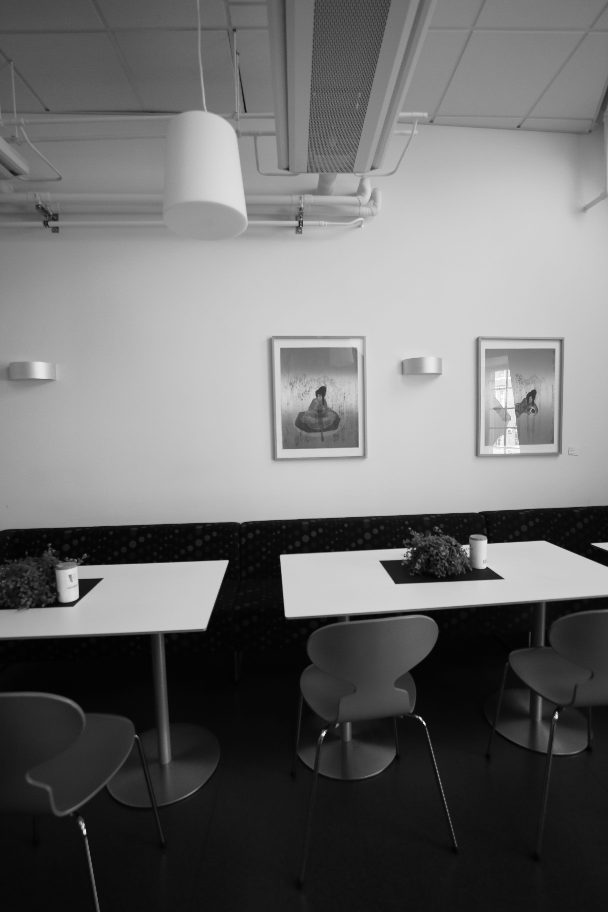
#> input picture input1.png, 608 x 912 px
$ python main.py output_cylindrical_lpb.png input1.png input2.png input3.png out.png
#> lines starting #> are read from the running program, lines starting #| are printed output that depends on the picture; after the words box and inside, x2 and y2 are one past the last pixel; in counts of white or black regions, pixels touching at a corner belong together
# Instructions:
# Do not change the output file names, use the helper functions as you see fit

import os
import sys
import cv2
import numpy as np
import matplotlib.pyplot as plt
import math


# [13 lines left out: function help_message, not called in this run]

'''
Detect, extract and match features between img1 and img2.
Using SIFT as the detector/extractor, but this is inconsequential to the user.

Returns: (pts1, pts2), where ptsN are points on image N.
    The lists are "aligned", i.e. point i in pts1 matches with point i in pts2.

Usage example:
    im1 = cv2.imread("image1.jpg", 0)
    im2 = cv2.imread("image2.jpg", 0)
    (pts1, pts2) = feature_matching(im1, im2)

    plt.subplot(121)
    plt.imshow(im1)
    plt.scatter(pts1[:,:,0],pts1[:,:,1], 0.5, c='r', marker='x')
    plt.subplot(122)
    plt.imshow(im2)
    plt.scatter(pts1[:,:,0],pts1[:,:,1], 0.5, c='r', marker='x')
'''
def feature_matching(img1, img2, savefig=False):
    # Initiate SIFT detector
    sift = cv2.xfeatures2d.SIFT_create()
    # find the keypoints and descriptors with SIFT
    kp1, des1 = sift.detectAndCompute(img1,None)
    kp2, des2 = sift.detectAndCompute(img2,None)
    # FLANN parameters
    FLANN_INDEX_KDTREE = 1
    index_params = dict(algorithm = FLANN_INDEX_KDTREE, trees = 5)
    search_params = dict(checks=50)   # or pass empty dictionary
    flann = cv2.FlannBasedMatcher(index_params,search_params)
    matches2to1 = flann.knnMatch(des2,des1,k=2)

    matchesMask_ratio = [[0,0] for i in range(len(matches2to1))]
    match_dict = {}
    for i,(m,n) in enumerate(matches2to1):
        if m.distance < 0.7*n.distance:
            matchesMask_ratio[i]=[1,0]
            match_dict[m.trainIdx] = m.queryIdx

    good = []
    recip_matches = flann.knnMatch(des1,des2,k=2)
    matchesMask_ratio_recip = [[0,0] for i in range(len(recip_matches))]

    for i,(m,n) in enumerate(recip_matches):
        if m.distance < 0.7*n.distance: # ratio
            if m.queryIdx in match_dict and match_dict[m.queryIdx] == m.trainIdx: #reciprocal
                good.append(m)
                matchesMask_ratio_recip[i]=[1,0]


    if savefig:
        draw_params = dict(matchColor = (0,255,0),
                           singlePointColor = (255,0,0),
                           matchesMask = matchesMask_ratio_recip,
                           flags = 0)
        img3 = cv2.drawMatchesKnn(img1,kp1,img2,kp2,recip_matches,None,**draw_params)

        plt.figure(),plt.xticks([]),plt.yticks([])
        plt.imshow(img3,)
        plt.savefig("feature_matching.png",bbox_inches='tight')

    return ([ kp1[m.queryIdx].pt for m in good ],[ kp2[m.trainIdx].pt for m in good ])

'''
Warp an image from cartesian coordinates (x, y) into cylindrical coordinates (theta, h)
Returns: (image, mask)
Mask is [0,255], and has 255s wherever the cylindrical images has a valid value.
Masks are useful for stitching

Usage example:

    im = cv2.imread("myimage.jpg",0) #grayscale
    h,w = im.shape
    f = 700
    K = np.array([[f, 0, w/2], [0, f, h/2], [0, 0, 1]]) # mock calibration matrix
    imcyl = cylindricalWarpImage(im, K)
'''
def cylindricalWarpImage(img1, K, savefig=False):
    f = K[0,0]

    im_h,im_w = img1.shape

    # go inverse from cylindrical coord to the image
    # (this way there are no gaps)
    cyl = np.zeros_like(img1)
    cyl_mask = np.zeros_like(img1)
    cyl_h,cyl_w = cyl.shape
    x_c = float(cyl_w) / 2.0
    y_c = float(cyl_h) / 2.0
    for x_cyl in np.arange(0,cyl_w):
        for y_cyl in np.arange(0,cyl_h):
            theta = (x_cyl - x_c) / f
            h     = (y_cyl - y_c) / f

            X = np.array([math.sin(theta), h, math.cos(theta)])
            X = np.dot(K,X)
            x_im = X[0] / X[2]
            if x_im < 0 or x_im >= im_w:
                continue

            y_im = X[1] / X[2]
            if y_im < 0 or y_im >= im_h:
                continue

            cyl[int(y_cyl),int(x_cyl)] = img1[int(y_im),int(x_im)]
            cyl_mask[int(y_cyl),int(x_cyl)] = 255


    if savefig:
        plt.imshow(cyl, cmap='gray')
        plt.savefig("cyl.png",bbox_inches='tight')

    return (cyl,cyl_mask)

'''
Calculate the geometric transform (only affine or homography) between two images,
based on feature matching and alignment with a robust estimator (RANSAC).

Returns: (M, pts1, pts2, mask)
Where: M    is the 3x3 transform matrix
       pts1 are the matched feature points in image 1
       pts2 are the matched feature points in image 2
       mask is a binary mask over the lists of points that selects the transformation inliers

Usage example:
    im1 = cv2.imread("image1.jpg", 0)
    im2 = cv2.imread("image2.jpg", 0)
    (M, pts1, pts2, mask) = getTransform(im1, im2)

    # for example: transform im1 to im2's plane
    # first, make some room around im2
    im2 = cv2.copyMakeBorder(im2,200,200,500,500, cv2.BORDER_CONSTANT)
    # then transform im1 with the 3x3 transformation matrix
    out = cv2.warpPerspective(im1, M, (im1.shape[1],im2.shape[0]), dst=im2.copy(), borderMode=cv2.BORDER_TRANSPARENT)

    plt.imshow(out, cmap='gray')
    plt.show()
'''
def getTransform(src, dst, method='affine'):
    pts1,pts2 = feature_matching(src,dst)

    src_pts = np.float32(pts1).reshape(-1,1,2)
    dst_pts = np.float32(pts2).reshape(-1,1,2)

    if method == 'affine':
        M, mask = cv2.estimateAffine2D(src_pts, dst_pts, cv2.RANSAC, ransacReprojThreshold=5.0)

    if method == 'homography':
        M, mask = cv2.findHomography(src_pts, dst_pts, cv2.RANSAC, 5.0)

    matchesMask = mask.ravel().tolist()

    return (M, pts1, pts2, mask)

# ===================================================
# ================ Perspective Warping ==============
# ===================================================
# [48 lines left out: functions Perspective_warping, Laplacian_perspective_warping, not called in this run]

def Laplacian_blending(img1, img2):

    levels = 3
    # generating Gaussian pyramids for both images
    gpImg1 = [img1.astype('float32')]
    gpImg2 = [img2.astype('float32')]
    for i in range(levels):
        img1 = cv2.pyrDown(img1)   # Downsampling using Gaussian filter
        gpImg1.append(img1.astype('float32'))
        img2 = cv2.pyrDown(img2)
        gpImg2.append(img2.astype('float32'))

    # Generating Laplacin pyramids for both images
    lpImg1 = [gpImg1[levels]]
    lpImg2 = [gpImg2[levels]]

    for i in range(levels,0,-1):
        # Upsampling and subtracting from upper level Gaussian pyramid image to get Laplacin pyramid image
        tmp = cv2.pyrUp(gpImg1[i]).astype('float32')
        tmp = cv2.resize(tmp, (gpImg1[i-1].shape[1],gpImg1[i-1].shape[0]))
        lpImg1.append(np.subtract(gpImg1[i-1],tmp))

        tmp = cv2.pyrUp(gpImg2[i]).astype('float32')
        tmp = cv2.resize(tmp, (gpImg2[i-1].shape[1],gpImg2[i-1].shape[0]))
        lpImg2.append(np.subtract(gpImg2[i-1],tmp))

    laplacianList = []
    for lImg1,lImg2 in zip(lpImg1,lpImg2):
        rows,cols = lImg1.shape
        # Merging first and second half of first and second images respectively at each level in pyramid
        mask1 = np.zeros(lImg1.shape)
        mask2 = np.zeros(lImg2.shape)
        mask1[:, 0:int(cols/ 2)] = 1
        mask2[:, int(cols / 2):] = 1

        tmp1 = np.multiply(lImg1, mask1.astype('float32'))
        tmp2 = np.multiply(lImg2, mask2.astype('float32'))
        tmp = np.add(tmp1, tmp2)

        laplacianList.append(tmp)

    img_out = laplacianList[0]
    for i in range(1,levels+1):
        img_out = cv2.pyrUp(img_out)   # Upsampling the image and merging with higher resolution level image
        img_out = cv2.resize(img_out, (laplacianList[i].shape[1],laplacianList[i].shape[0]))
        img_out = np.add(img_out, laplacianList[i])

    np.clip(img_out, 0, 255, out=img_out)
    return img_out.astype('uint8')

# ===================================================
# =============== Cynlindrical Warping ==============
# ===================================================

# Stich two images using a mask. Copy warpedImage in baseImage only if value in mask is 255.
def Stitch_images(baseImage, warpedImage, warpedImageMask):
    rows,cols = baseImage.shape
    for r in range(0,rows):
        for c in range(0,cols):
            if warpedImageMask[r][c] == 255:
                baseImage[r][c] = warpedImage[r][c]
    return baseImage

# [39 lines left out: function Cylindrical_warping, not called in this run]

def Laplacian_cylindrical_warping(img1, img2, img3):

    # Write your codes here
    h,w = img1.shape
    f = 425
    K = np.array([[f, 0, w/2], [0, f, h/2], [0, 0, 1]]) # mock calibration matrix
    (img1cyl, mask1) = cylindricalWarpImage(img1, K)  #Returns: (image, mask)
    (img2cyl, mask2) = cylindricalWarpImage(img2, K)
    (img3cyl, mask3) = cylindricalWarpImage(img3, K)

    # Add padding to allow space around the center image to paste other images.
    img1cyl = cv2.copyMakeBorder(img1cyl,50,50,300,300, cv2.BORDER_CONSTANT)

    # Calculate Affine transformation to transform image2 in plane of image1.
    (M21, pts2, pts1, mask4) = getTransform(img2cyl, img1cyl, 'affine')

    # Transform image2 and mask2 in plane of image1.
    transformedImage2 = cv2.warpAffine(img2cyl, M21, (img1cyl.shape[1],img1cyl.shape[0]))

    transformedMask2 = cv2.warpAffine(mask2, M21, (img1cyl.shape[1],img1cyl.shape[0]))

    # Stich image1 and image2 using mask.
    transformedImage21 = Stitch_images(img1cyl, transformedImage2, transformedMask2)

    # Transformation image3 in plane of image1.
    (M31, pts2, pts1, mask5) = getTransform(img3cyl, img1cyl, 'affine')

    transformedImage3 = cv2.warpAffine(img3cyl, M31, (img1cyl.shape[1],img1cyl.shape[0]))
    transformedMask3 = cv2.warpAffine(mask3, M31, (img1cyl.shape[1],img1cyl.shape[0]))
    transformedImage31 = Stitch_images(transformedImage21, transformedImage3, transformedMask3)

    # Combine both transformed images using Laplacian.
    output_image = Laplacian_blending(transformedImage31, transformedImage21)

    output_name = "output_cylindrical_lpb.png"
    cv2.imwrite(output_name, output_image)

    return True


if __name__ == '__main__':
    input_image1 = cv2.imread('input1.png', 0)
#> input_image1 is the input picture: shape (912, 608); min 0, max 255, mean 109.7
    input_image2 = cv2.imread('input2.png', 0)
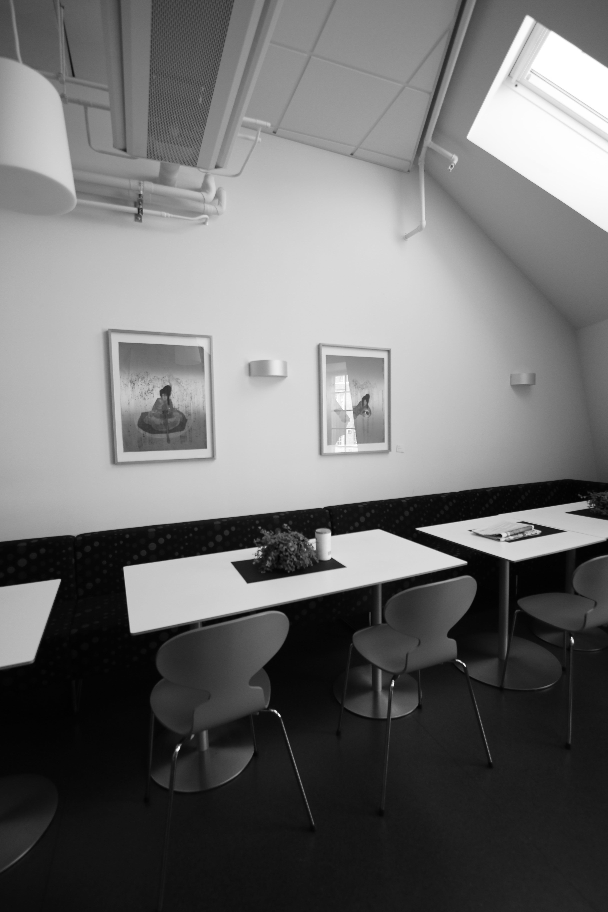
#> input picture input2.png, 608 x 912 px
#> input_image2 is the input picture: shape (912, 608); min 1, max 255, mean 111.1
    input_image3 = cv2.imread('input3.png', 0)
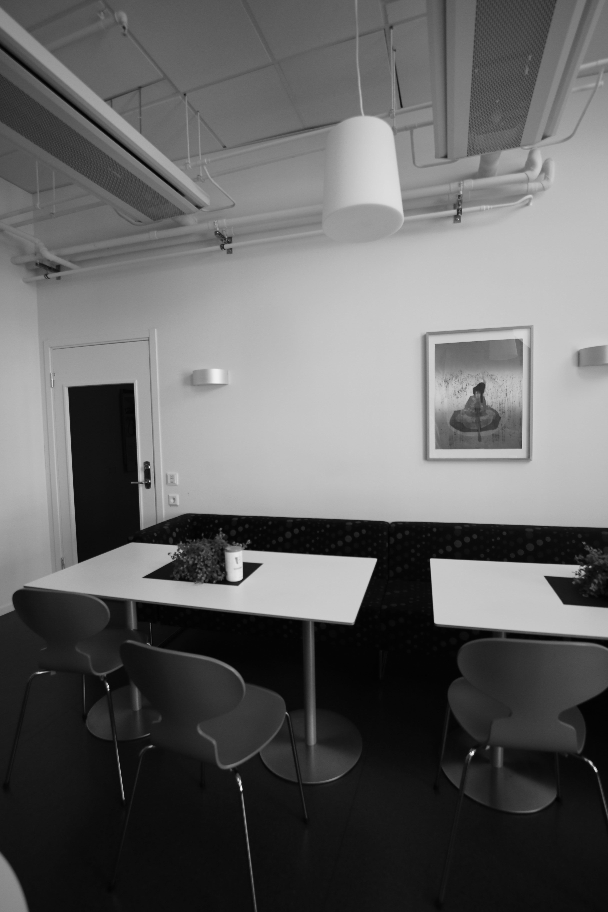
#> input picture input3.png, 608 x 912 px
#> input_image3 is the input picture: shape (912, 608); min 1, max 252, mean 100.1
    Laplacian_cylindrical_warping(input_image1, input_image2,input_image3)
#> after the loop in cylindricalWarpImage, `for x_cyl in np.arange(0,cyl_w):`:
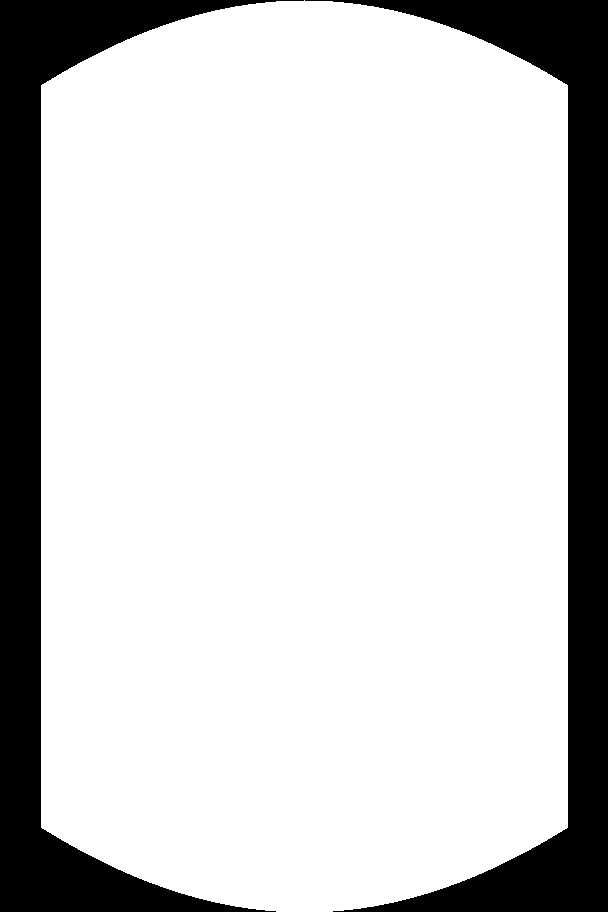
#> cyl_mask: shape (912, 608); 81.2% white; 2 black regions, box (x1, y1, x2, y2) and area: (0, 0, 304, 912) 52511, (305, 0, 608, 912) 51599
#> in feature_matching, `kp1, des1 = sift.detectAndCompute(img1,None)`: kp1 = 708 keypoints; strongest (x, y, size): (182, 737, 2.9), (392, 680, 2.1), (276, 711, 1.9), (58, 588, 32.1)
#> in feature_matching, `kp2, des2 = sift.detectAndCompute(img2,None)`: kp2 = 736 keypoints; strongest (x, y, size): (865, 580, 4.2), (623, 784, 2.8), (621, 390, 339.3), (832, 731, 1.9)
#> in feature_matching, `matches2to1 = flann.knnMatch(des2,des1,k=2)`: matches2to1 = 736 matches
#> in feature_matching, `matchesMask_ratio = [[0,0] for i in range(len(matches2to1))]`: matchesMask_ratio = 736 pairs, first value 0 to 0, second value 0 to 0
#> after the loop in feature_matching, `for i,(m,n) in enumerate(matches2to1):`: match_dict = 230 items; matchesMask_ratio = 736 pairs, first value 0 to 1, second value 0 to 0
#> in feature_matching, `recip_matches = flann.knnMatch(des1,des2,k=2)`: recip_matches = 708 matches
#> in feature_matching, `matchesMask_ratio_recip = [[0,0] for i in range(len(recip_matches))]`: matchesMask_ratio_recip = 708 pairs, first value 0 to 0, second value 0 to 0
#> after the loop in feature_matching, `for i,(m,n) in enumerate(recip_matches):`: good = 201 matches; matchesMask_ratio_recip = 708 pairs, first value 0 to 1, second value 0 to 0
#> in getTransform, `pts1,pts2 = feature_matching(src,dst)`: pts1 = 201 pairs, first value 42.68 to 566.5, second value 41.61 to 761.9; pts2 = 201 pairs, first value 343.3 to 866.5, second value 60.95 to 807.8
#> in getTransform, `src_pts = np.float32(pts1).reshape(-1,1,2)`: src_pts = 201 rows, first 8: [42.68, 524], [58.44, 561.9], [73.3, 131.9], [78.18, 129.8], [81.93, 564.5], [81.93, 564.5], [84.99, 144], [94.28, 202.2]
#> in getTransform, `dst_pts = np.float32(pts2).reshape(-1,1,2)`: dst_pts = 201 rows, first 8: [343.3, 563.7], [861.1, 593], [527.3, 174.2], [531.6, 172.4], [525.6, 612.2], [525.6, 612.2], [537.9, 186.2], [547.8, 245.8]
#> in getTransform, `M, mask = cv2.estimateAffine2D(src_pts, dst_pts, cv2.RANSAC, ransacRep..`: M = [[0.99, -0.0214, 460], [0.0244, 0.997, 44.72]]; mask = 201 values, max 1 at index 4, min 0 at index 0, mean 0.9
#> in getTransform, `matchesMask = mask.ravel().tolist()`: matchesMask has the same summary as mask
#> in Laplacian_cylindrical_warping, `(M21, pts2, pts1, mask4) = getTransform(img2cyl, img1cyl, 'affine')`: M21 = [[0.99, -0.0214, 460], [0.0244, 0.997, 44.72]]; pts2 has the same summary as pts1 in getTransform; pts1 has the same summary as pts2 in getTransform; mask4 has the same summary as mask in getTransform
#> after the loop in Stitch_images, `for r in range(0,rows):`:
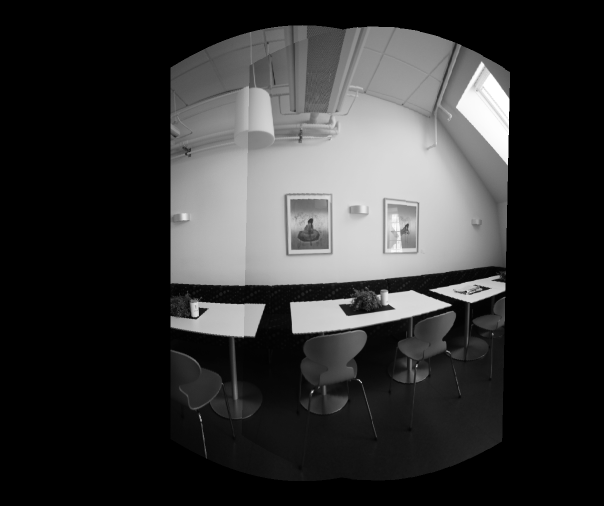
#> baseImage: shape (1012, 1208) (shown at 1/2 size); min 0, max 255, mean 51.8
#> in feature_matching (call 2), `kp1, des1 = sift.detectAndCompute(img1,None)`: kp1 = 707 keypoints; strongest (x, y, size): (242, 786, 2.1), (464, 733, 2.4), (250, 568, 9.2), (328, 590, 48.1)
#> in feature_matching (call 2), `kp2, des2 = sift.detectAndCompute(img2,None)`: kp2 = 927 keypoints; strongest (x, y, size): (973, 208, 75.7), (624, 784, 3), (719, 760, 1.9), (898, 610, 5.3)
#> in feature_matching (call 2), `matches2to1 = flann.knnMatch(des2,des1,k=2)`: matches2to1 = 927 matches
#> in feature_matching (call 2), `recip_matches = flann.knnMatch(des1,des2,k=2)`: recip_matches = 707 matches
#> after the loop in feature_matching (call 2), `for i,(m,n) in enumerate(recip_matches):`: good = 123 matches; matchesMask_ratio_recip = 707 pairs, first value 0 to 1, second value 0 to 0
#> in getTransform (call 2), `src_pts = np.float32(pts1).reshape(-1,1,2)`: src_pts = 123 rows, first 8: [42.14, 826.9], [42.14, 826.9], [154.8, 569.2], [206, 566.7], [208, 563.5], [211, 560.6], [215.7, 736], [216.9, 572.7]
#> in getTransform (call 2), `dst_pts = np.float32(pts2).reshape(-1,1,2)`: dst_pts = 123 rows, first 8: [1018.4, 144.6], [1018.4, 144.6], [975.2, 576.9], [360.9, 621.4], [362.5, 618], [365.4, 615], [374.3, 791.3], [371.1, 627.1]
#> in Laplacian_cylindrical_warping, `(M31, pts2, pts1, mask5) = getTransform(img3cyl, img1cyl, 'affine')`: M31 = [[1, 0.0221, 141.3], [-0.0253, 1, 59.3]]; pts2 = 123 pairs, first value 42.14 to 565.8, second value 36.02 to 826.9; pts1 = 123 pairs, first value 360.9 to 1018.4, second value 53.17 to 834.2; mask5 = 123 values, max 1 at index 3, min 0 at index 0, mean 0.837
#> after the loop in Laplacian_blending, `for i in range(levels):`: gpImg1 = 4 items
#> the loop in Laplacian_blending, `for lImg1,lImg2 in zip(lpImg1,lpImg2):` made 4 passes
#> (rows, cols) on passes 1 to 4: (127, 151), (253, 302), (506, 604), (1012, 1208)
#> pass 1, in Laplacian_blending, `tmp2 = np.multiply(lImg2, mask2.astype('float32'))`:
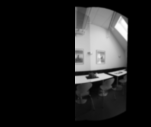
#> tmp2: shape (127, 151) float32; min 0, max 255, mean 33.1
#> after the loop in Laplacian_blending, `for lImg1,lImg2 in zip(lpImg1,lpImg2):`:
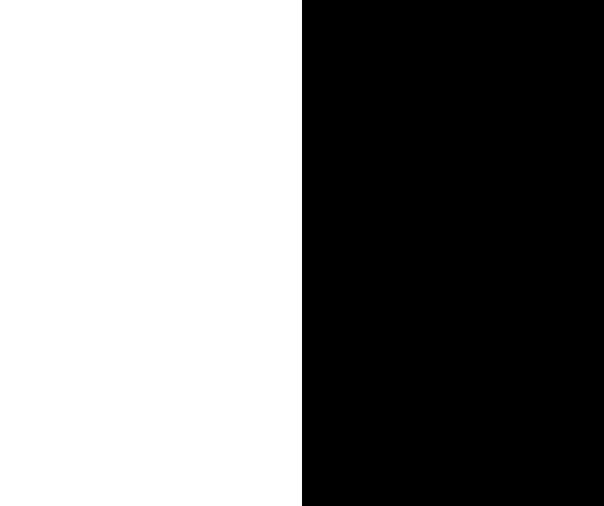
#> mask1: shape (1012, 1208) float64 (shown at 1/2 size); values 0 (black) and 1 (white), 50% white; 1 white region, box (x1, y1, x2, y2) and area: (0, 0, 604, 1012) 611248
#> after the loop in Laplacian_blending, `for lImg1,lImg2 in zip(lpImg1,lpImg2):`: mask2: shape (1012, 1208) float64; values 0 (black) and 1 (white), 50% white; 1 white region, box (x1, y1, x2, y2) and area: (604, 0, 1208, 1012) 611248
#> after the loop in Laplacian_blending, `for lImg1,lImg2 in zip(lpImg1,lpImg2):`:
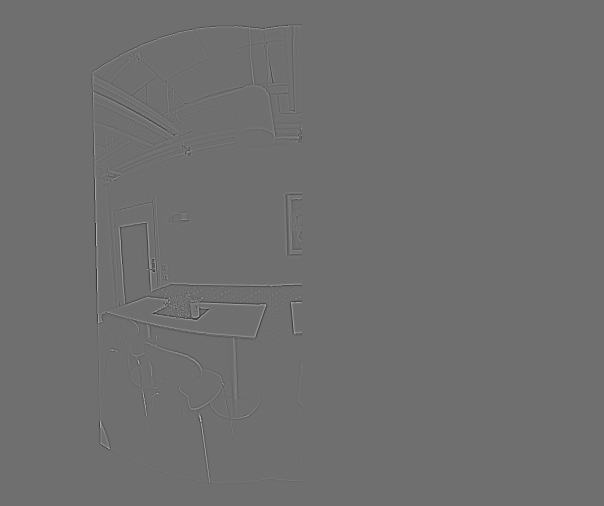
#> tmp1: shape (1012, 1208) float32 (shown at 1/2 size); min -82.75, max 106.2, mean 0; drawn with min black and max white
   # question_number = -1
   #
   # # Validate the input arguments
   # if (len(sys.argv) != 6):
   #    help_message()
   #    sys.exit()
   # else:
   #     question_number = int(sys.argv[1])
   #     if (question_number > 4 or question_number < 1):
   #        print("Input parameters out of bound ...")
   #        sys.exit()
   #

   #
   # function_launch = {
   # 1 : Perspective_warping,
   # 2 : Cylindrical_warping,
   # 3 : Laplacian_perspective_warping,
   # 4 : Laplacian_cylindrical_warping,
   # }
   #
   # # Call the function
   # function_launch[question_number](input_image1, input_image2, input_image3)
